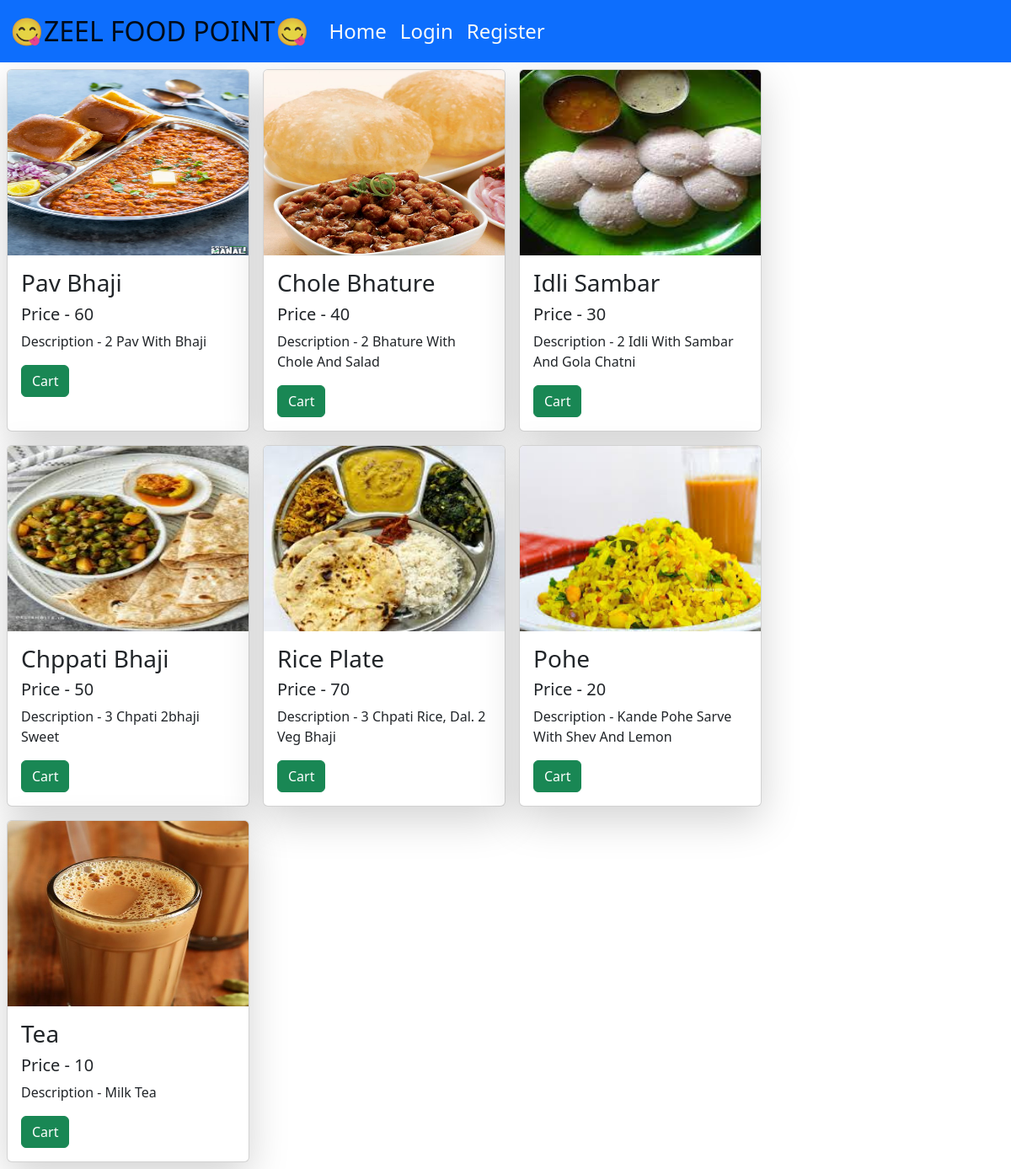
The page / on the database its author committed.
### canteen/models.py (models this page shows, shortened)
class FoodItem(models.Model):
    name = models.CharField(max_length=50)
    price = models.IntegerField()
    description = models.CharField(max_length=5000)
    image = models.ImageField(upload_to='food_pic')

### order/views.py (the view, shortened to what this page needs)
# urls.py: path('', views.index, name='index'),
def index(request):
    food = FoodItem.objects.all()
    name_quantity_of_all_food = []
    return render(request, 'order/index.html', {'food': food, 'cartitems': name_quantity_of_all_food})

### order/templates/order/index.html (shortened to what this page needs)
{% extends 'base/base.html' %}
{% block maincontent %}
    <div style="display: flex; flex-wrap: wrap;">
        {% for f in food %}
            <div class="card shadow-lg m-2" style="width:18rem;">
                <img src="{{f.image.url}}" class="card-img-top" style="height:220px;" alt='image not found'>
                <div class="card-body">
                    <h3 class="card-title">{{f.name | title}}</h3>
                    <h5 class="card-title">Price - {{f.price | title}}</h5>
                    <p class="card-text">Description - {{f.description | title}}</p>
                    {% if request.user.is_anonymous %}
                        <a href="{% url 'update-cart' f.id %}" class="btn btn-success">Cart</a>
                    {% endif %}
                </div>
            </div>
        {% endfor %}
    </div>
{% endblock maincontent %}

### order/templates/base/base.html (shortened to what this page needs)
<!DOCTYPE html>
<html lang="en">
<head>
    <link href="https://cdn.jsdelivr.net/npm/bootstrap@5.2.3/dist/css/bootstrap.min.css" rel="stylesheet">
    <link rel="stylesheet" href="https://cdnjs.cloudflare.com/ajax/libs/font-awesome/6.2.1/css/all.min.css" />
</head>
<body>
    <nav class="navbar sticky-top navbar-expand-lg bg-primary">
        <div class="container-fluid">
          <a class="navbar-brand fs-2" href="/">😋ZEEL FOOD POINT😋</a>
          <div class="collapse navbar-collapse" id="navbarNav">
            <ul class="navbar-nav">
              <li class="nav-item">
                <a class="nav-link text-light fs-4" href="/">Home</a>
              </li>
              {% if request.user.is_authenticated %}
                <li class="nav-item">
                  <a class="nav-link text-light fs-4" href="{% url 'logout' %}">Logout</a>
                </li>
                <li class="nav-item">
                  <a class="nav-link text-light fs-4" href="{% url 'my-orders' %}">My Orders</a>
                </li>
                <li class="nav-item">
                  <a class="nav-link text-light fs-4" href="{% url 'cart' %}"><i class="fa-solid fa-cart-shopping"></i> Cart <span class="badge bg-danger p-1">{{request.user.get_cart_count}}</span></a>
                </li>
                <li class="nav-item">
                  <a class="nav-link text-light mt-2" href="{% url 'index' %}"><i class="fa-solid fa-user"></i> : {{request.user | title}}</a>
                </li>
              {% else %}
                <li class="nav-item">
                  <a class="nav-link text-light fs-4" href="{% url 'login' %}">Login</a>
                </li>
                <li class="nav-item">
                  <a class="nav-link text-light fs-4" href="{% url 'register' %}">Register</a>
                </li>
              {% endif %}
            </ul>
          </div>
        </div>
      </nav>
    {% block maincontent %}{% endblock maincontent %}
</body>
</html>

### rows shown on the page
FoodItem: image (picture), name "Pav Bhaji", price "60", description "2 Pav With Bhaji"
FoodItem: image (picture), name "Chole Bhature", price "40", description "2 Bhature With Chole And Salad"
FoodItem: image (picture), name "Idli Sambar", price "30", description "2 Idli With Sambar And Gola Chatni"
FoodItem: image (picture), name "Chppati Bhaji", price "50", description "3 Chpati 2bhaji Sweet"
FoodItem: image (picture), name "Rice Plate", price "70", description "3 Chpati Rice, Dal. 2 Veg Bhaji"
FoodItem: image (picture), name "Pohe", price "20", description "Kande Pohe Sarve With Shev And Lemon"
FoodItem: image (picture), name "Tea", price "10", description "Milk Tea"
